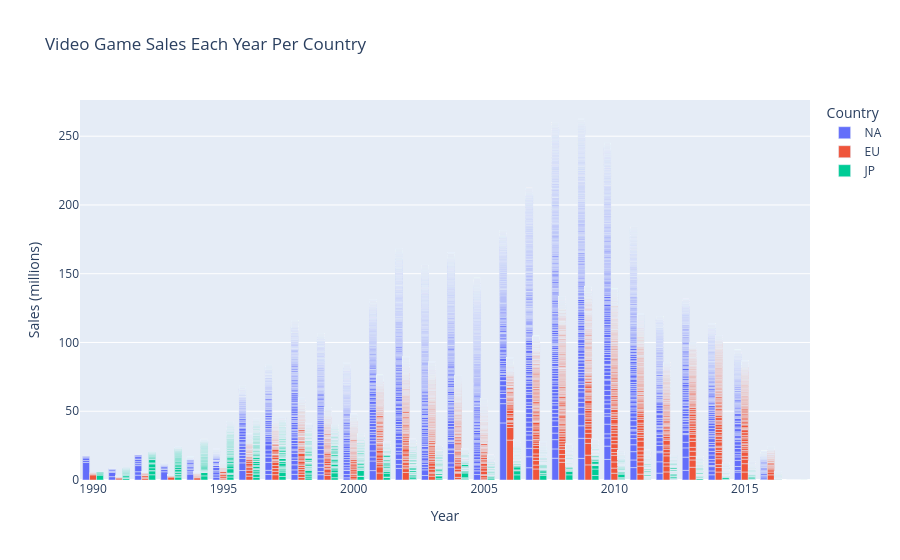

The notebook cell saved with this chart:
### Code cell
fig = px.bar(
    df_long,
    x="Year",
    y="Sales",
    color="Country",
    hover_name="Sales",
    barmode="group",
    title="Video Game Sales Each Year Per Country",
    labels={"Sales": "Sales (millions)"},
)
fig.show()

### Figure 1 — Plotly figure (JSON) as saved in the notebook; plotly's stock layout.template omitted (floating-point values rounded to 4 significant figures; data arrays with more than 128 entries replaced by an {"elided": "..."} marker saying what was removed)
{"data": [{"alignmentgroup": "True", "hovertemplate": "<b>%{hovertext}</b><br><br>Country=NA<br>Year=%{x}<br>Sales (millions)=%{y}<extra></extra>", "hovertext": {"elided": "9989 float values"}, "legendgroup": "NA", "marker": {"color": "#636efa", "pattern": {"shape": ""}}, "name": "NA", "offsetgroup": "NA", "orientation": "v", "showlegend": true, "textposition": "auto", "type": "bar", "x": {"elided": "9989 int values"}, "xaxis": "x", "y": {"elided": "9989 float values"}, "yaxis": "y"}, {"alignmentgroup": "True", "hovertemplate": "<b>%{hovertext}</b><br><br>Country=EU<br>Year=%{x}<br>Sales (millions)=%{y}<extra></extra>", "hovertext": {"elided": "9989 float values"}, "legendgroup": "EU", "marker": {"color": "#EF553B", "pattern": {"shape": ""}}, "name": "EU", "offsetgroup": "EU", "orientation": "v", "showlegend": true, "textposition": "auto", "type": "bar", "x": {"elided": "9989 int values"}, "xaxis": "x", "y": {"elided": "9989 float values"}, "yaxis": "y"}, {"alignmentgroup": "True", "hovertemplate": "<b>%{hovertext}</b><br><br>Country=JP<br>Year=%{x}<br>Sales (millions)=%{y}<extra></extra>", "hovertext": {"elided": "9989 float values"}, "legendgroup": "JP", "marker": {"color": "#00cc96", "pattern": {"shape": ""}}, "name": "JP", "offsetgroup": "JP", "orientation": "v", "showlegend": true, "textposition": "auto", "type": "bar", "x": {"elided": "9989 int values"}, "xaxis": "x", "y": {"elided": "9989 float values"}, "yaxis": "y"}], "layout": {"barmode": "group", "legend": {"title": {"text": "Country"}, "tracegroupgap": 0}, "title": {"text": "Video Game Sales Each Year Per Country"}, "xaxis": {"anchor": "y", "domain": [0, 1], "title": {"text": "Year"}}, "yaxis": {"anchor": "x", "domain": [0, 1], "title": {"text": "Sales (millions)"}}}}
